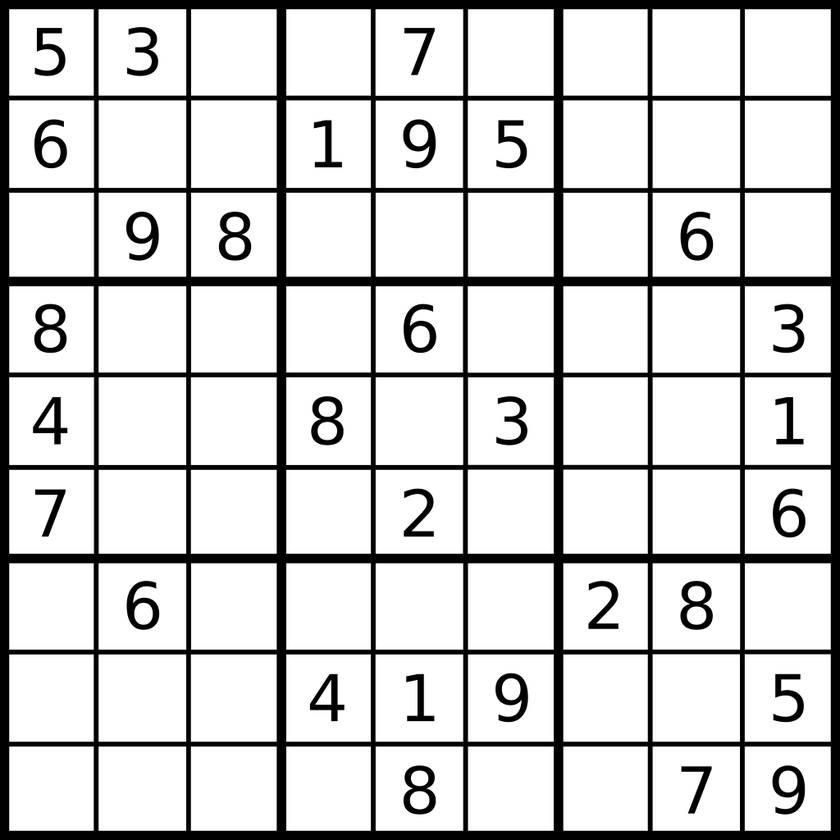
#> input picture sudoku.png, 840 x 840 px, shrunk from 1024 x 1024 before the run
$ python -i sudoku_image_recognizer.py   (imports and definitions only)
#> lines starting #> are read from the running program, lines starting #| are printed output that depends on the picture
### thresholding.py
import cv2
import numpy as np
from matplotlib import pyplot as plt
from typing import Optional


def thresholding(image: np.ndarray, show_results: bool = False) -> Optional[dict[str, np.array]]:
    """
    Function return dict of transformed images
    :param image: numpy array of an image to process
    :param show_results: show all transformations on the screen
    :return: dict = { threshold_transformation_name: image_as_numpy_array }
    """
    if type(image) is not np.ndarray or not isinstance(show_results, bool):
        return None

    _image_grayscale = cv2.cvtColor(image, cv2.COLOR_BGR2GRAY)

    _return = {
        # 'ORIGINAL': image,
        'GRAYSCALE': _image_grayscale,
        'BINARY': cv2.threshold(_image_grayscale, 127, 255, cv2.THRESH_BINARY)[1],
        'BINARY_INV': cv2.threshold(_image_grayscale, 127, 255, cv2.THRESH_BINARY_INV)[1],
        'TRUNC': cv2.threshold(_image_grayscale, 127, 255, cv2.THRESH_TRUNC)[1],
        'TOZERO': cv2.threshold(_image_grayscale, 127, 255, cv2.THRESH_TOZERO)[1],
        'TOZERO_INV': cv2.threshold(_image_grayscale, 127, 255, cv2.THRESH_TOZERO_INV)[1],
        'ADAPTIVE_MEAN': cv2.adaptiveThreshold(_image_grayscale, 255, cv2.ADAPTIVE_THRESH_MEAN_C,
                                               cv2.THRESH_BINARY, 11, 2),
        'ADAPTIVE_GAUSSIAN': cv2.adaptiveThreshold(_image_grayscale, 255, cv2.ADAPTIVE_THRESH_GAUSSIAN_C,
                                                   cv2.THRESH_BINARY, 11, 2),
        'OTSU': cv2.threshold(_image_grayscale, 0, 255, cv2.THRESH_BINARY + cv2.THRESH_OTSU)[1],
        'OTSU_GAUSS': cv2.threshold(cv2.GaussianBlur(_image_grayscale, (5, 5), 0), 0, 255,
                                    cv2.THRESH_BINARY + cv2.THRESH_OTSU)[1]
    }

    # display all transformations on the screen
    if show_results:
        _index = 0
        for title_shown, image_shown in _return.items():
            plt.subplot(2, 6, _index + 1), plt.imshow(image_shown, 'gray', vmin=0, vmax=255)
            plt.title(title_shown)
            plt.xticks([]), plt.yticks([])
            _index += 1
        plt.show()

    return _return


# [2 lines that do not run on import are left out]

### sudoku_image_recognizer.py
import cv2
import numpy as np
import pytesseract
from typing import Optional, Any, Dict, Sequence

from cv2 import UMat

import thresholding


class SudokuImageRecognizer:

    pytesseract.pytesseract.tesseract_cmd = "C:\\Program Files\\Tesseract-OCR\\tesseract.exe"

    def __init__(self, base_image, desired_output=None):
#> called with base_image = 'sudoku.png'
        self.base_image = cv2.imread(base_image)
#> self.base_image is the input picture: shape (840, 840, 3); min 0, max 255, mean 209.5
        self.desired_output = desired_output
        self.images_thresholding = thresholding.thresholding(self.base_image, show_results=False)
#> self.images_thresholding = 10 items
        self.contours = self.get_contours()
#> the loop in get_contours, `for threshold_name, threshold_image in self.images_thresholding.items():` made 10 passes
#> threshold_name on passes 1 to 10: 'GRAYSCALE', 'BINARY', 'BINARY_INV', 'TRUNC', 'TOZERO', 'TOZERO_INV', 'ADAPTIVE_MEAN', 'ADAPTIVE_GAUSSIAN', 'OTSU', 'OTSU_GAUSS'
#> self.contours = 10 items
        self.cells = self.get_cells()
#> the loop in get_cells, `for contours_name, contours_data in self.contours.items():` made 10 passes
#> self.cells = 6 items
        self.digits = self.get_digits()
        self.digits_match = self.get_digits_match()
        self.results = self.get_results()
        self.best_result = self.get_best_result()

    def get_contours(self) -> dict[Any, Sequence[UMat] | UMat]:
        """
        Method return contours extracted from
        all image transformations (thresholding)
        :return: dict = { transformation_name: contours }
        """
        _contours = {}
        for threshold_name, threshold_image in self.images_thresholding.items():
            _contours[threshold_name] = cv2.findContours(threshold_image,
                                                         cv2.RETR_EXTERNAL,
                                                         cv2.CHAIN_APPROX_SIMPLE)[0]
        return _contours

    def get_cells(self) -> dict[str, list]:
        """
        Method is trying to find 9 x 9 = 81 occurrences of contours
        with the contour area within some pre-defined parameters:
        maximum_box_area - cell can't be bigger than 1/9 to an image to fit all 9
        minimum_box_area - arbitrary but to filter big number of 'too small' contours
        :return: dict = { transformation_name: 81 cells coordinates or [] }
        """
        _all_cells = {}
        _image_height, _image_width, _ = self.base_image.shape

        for contours_name, contours_data in self.contours.items():

            # maximum_box_area is shorter edge, divided by 9 boxes squared
            maximum_box_area = (min(_image_height, _image_width) // 9) ** 2

            _minimum_allowed_ratio = .5
            # minimum_box_area is shorter edge times _minimum_allowed_ratio,
            # divided by 9 boxes squared
            minimum_box_area = (min(_image_height * _minimum_allowed_ratio,
                                    _image_width * _minimum_allowed_ratio) // 9) ** 2

            _cells = []
            for i in range(len(contours_data)):
                if maximum_box_area > cv2.contourArea(contours_data[i]) > minimum_box_area:
                    _xs, _ys = np.split(contours_data[i], 2, axis=2)
                    _cells.append({'_i': i,
                                   'x0': _xs.min(),
                                   'x1': _xs.max(),
                                   'y0': _ys.min(),
                                   'y1': _ys.max(),
                                   })

            # this double sorting is to have rows in line to the pixel
            # as they like to be off for one or two, it might (will)
            # cause a problem with angled images if this is ever implemented
            if len(_cells) == 81:
                _cells = sorted(_cells, key=lambda x: (x['y0'], x['x0']))
                for i in range(0, 81, 9):
                    for j in range(i, i + 9):
                        _cells[j]['y0'] = _cells[i]['y0']
                # sorted(_cells, key=lambda x: (x['y0'], x['x0']))
                _all_cells[contours_name] = sorted(_cells, key=lambda x: (x['y0'], x['x0']))

        return _all_cells

    def get_digits(self) -> dict[str, list]:
        """
        Method is returning extracted digits for all
        image transformations from `self.cells`
        :return: dict = { transformation_name: extracted_digits }
        """
        _all_digits = {}
        for cells_name, cells_data in self.cells.items():
            digits = []
            for cell in cells_data:
                digit = self._get_digit(cells_name, cell)
                digits.append(digit)
            _all_digits[cells_name] = digits
#> this loop made 1 pass
#> cells_name on pass 1: 'GRAYSCALE'
#> pass 1, in _get_digit, `cropped = self.images_thresholding[image_name][y0:y1, x0:x1]`:
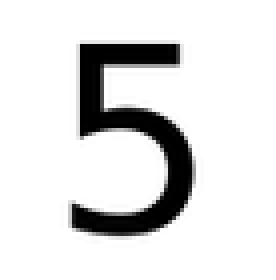
#> cropped: shape (70, 69) (shown 4 times larger); min 0, max 255, mean 223.1
        return _all_digits

    def _get_digit(self, image_name: str, cell_coordinates: dict) -> int:
        """
        Method extracting digit from the given cell
        :param image_name:
        :param cell_coordinates:
        :return: extracted digit or 0 if unsuccessful [int]
        """
        y0 = cell_coordinates['y0']
        y1 = cell_coordinates['y1']
        x0 = cell_coordinates['x0']
        x1 = cell_coordinates['x1']

        # shrink cropped by 10% to avoid call frame interference
        shrink_ratio = .1
        y0 = int(y0 + shrink_ratio * (y1 - y0))
        y1 = int(y1 - shrink_ratio * (y1 - y0))
        x0 = int(x0 + shrink_ratio * (x1 - x0))
        x1 = int(x1 - shrink_ratio * (x1 - x0))

        cropped = self.images_thresholding[image_name][y0:y1, x0:x1]

#> (the run stopped early here; a loop or call above may not have finished)
